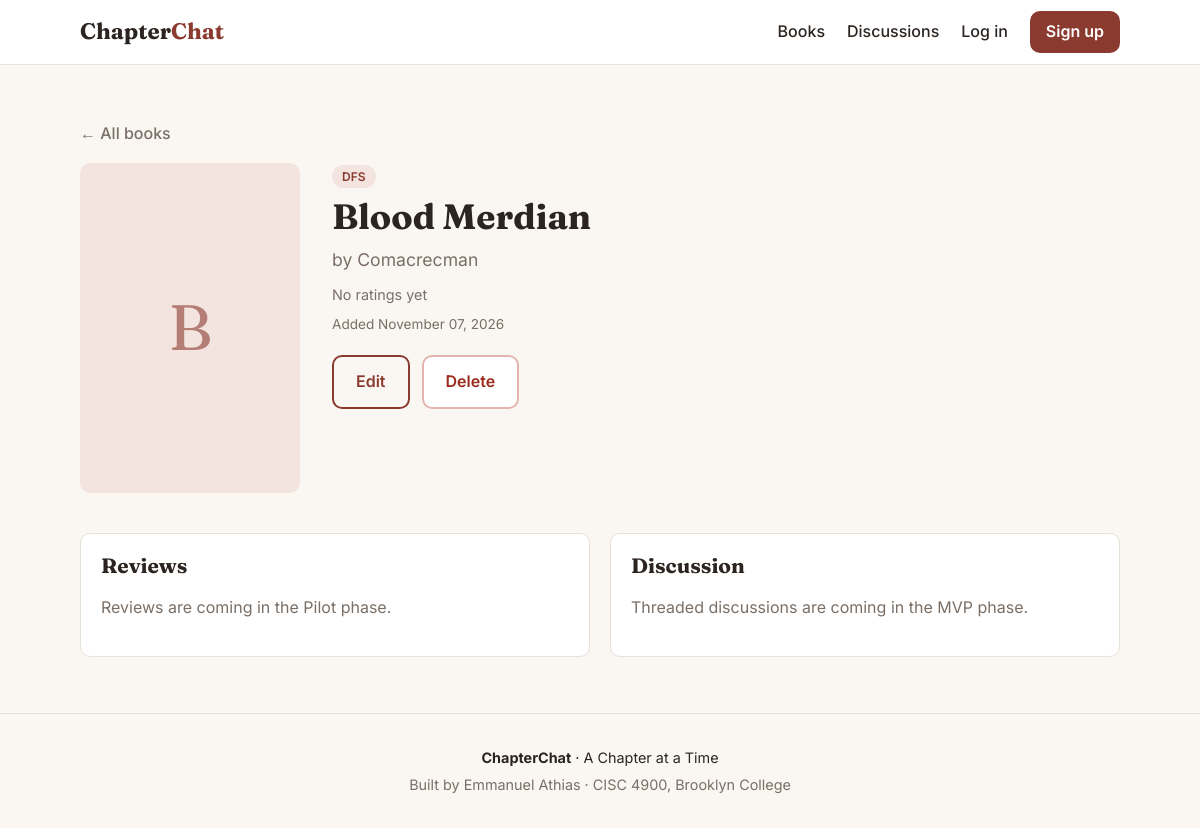
Screenshot of /books/1 with the database file from the repository.
### backend/models.py (models this page shows, shortened)
class Book(db.Model):
    __tablename__ = "books"
    id = db.Column(db.Integer, primary_key=True)
    title = db.Column(db.String(200), nullable=False)
    author = db.Column(db.String(150), nullable=False)
    genre = db.Column(db.String(80))
    cover_image = db.Column(db.String(500))  # URL (e.g. from Google Books API)
    created_at = db.Column(db.DateTime, default=datetime.utcnow)
    reviews = db.relationship("Review", back_populates="book", cascade="all, delete-orphan")
    discussions = db.relationship("Discussion", back_populates="book", cascade="all, delete-orphan")
    def average_rating(self):
        if not self.reviews:
            return None
        return round(sum(r.rating for r in self.reviews) / len(self.reviews), 1)

### backend/routes/books_routes.py (the view)
@books.route("/<int:book_id>")
def book_detail(book_id):
    book = db.get_or_404(Book, book_id)
    return render_template("book_detail.html", book=book)

### frontend/templates/book_detail.html (shortened to what this page needs)
{% extends "base.html" %}
{% block content %}
<section class="section">
    <div class="container">
        <a href="{{ url_for('main.index') }}" class="back-link">← All books</a>
        <div class="book-detail">
            <div class="cover detail-cover">
                {% if book.cover_image %}
                    <img src="{{ book.cover_image }}" alt="Cover of {{ book.title }}">
                {% else %}
                    <span class="cover-placeholder">{{ book.title[0] }}</span>
                {% endif %}
            </div>
            <div class="detail-info">
                {% if book.genre %}
                    <span class="tag">{{ book.genre }}</span>
                {% endif %}
                <h1>{{ book.title }}</h1>
                <p class="author detail-author">by {{ book.author }}</p>
                {% set avg = book.average_rating() %}
                <div class="rating">
                    {% if avg %}
                        <span class="stars">
                            {% for i in range(1, 6) %}{{ "★" if i <= avg|round|int else "☆" }}{% endfor %}
                        </span>
                        <span class="muted">{{ avg }} from {{ book.reviews|length }} {{ "review" if book.reviews|length == 1 else "reviews" }}</span>
                    {% else %}
                        <span class="muted">No ratings yet</span>
                    {% endif %}
                </div>
                <p class="muted added-on">Added {{ book.created_at.strftime("%B %d, %Y") }}</p>
                <div class="detail-actions">
                    <a href="{{ url_for('books.edit_book', book_id=book.id) }}" class="btn btn-outline">Edit</a>
                    <form method="POST" action="{{ url_for('books.delete_book', book_id=book.id) }}"
                          onsubmit="return confirm('Delete this book? Its reviews and discussions will be deleted too.');">
                        <button type="submit" class="btn btn-danger">Delete</button>
                    </form>
                </div>
            </div>
        </div>
        <div class="detail-sections">
            <div class="panel">
                <h2>Reviews</h2>
                <p class="muted">Reviews are coming in the Pilot phase.</p>
            </div>
            <div class="panel">
                <h2>Discussion</h2>
                <p class="muted">Threaded discussions are coming in the MVP phase.</p>
            </div>
        </div>
    </div>
</section>
{% endblock %}

### frontend/static/css/style.css (style rules this page uses)
:root { --bg: #faf7f2; --surface: #ffffff; --text: #2b2420; --muted: #7a6f66; --border: #e8e1d8; --accent: #8b3a2f; --accent-dark: #6e2c23; --accent-soft: #f3e4df; --star: #d49a2a; --radius: 10px; }
* { box-sizing: border-box; }
body { margin: 0; font-family: "Inter", system-ui, sans-serif; color: var(--text); background: var(--bg); line-height: 1.6; }
h1, h2, h3 { font-family: "Fraunces", Georgia, serif; line-height: 1.2; margin: 0 0 8px; }
a { color: inherit; text-decoration: none; }
.container { max-width: 1080px; margin: 0 auto; padding: 0 20px; }
.muted { color: var(--muted); }
.btn { display: inline-block; background: var(--accent); color: #fff; padding: 12px 22px; border-radius: var(--radius); font-weight: 600; border: 2px solid var(--accent); transition: background 0.15s; }
.btn-outline { background: transparent; color: var(--accent); }
.section { padding: 56px 0; }
.cover { aspect-ratio: 2 / 3; background: var(--accent-soft); display: flex; align-items: center; justify-content: center; max-height: 260px; width: 100%; }
.cover-placeholder { font-family: "Fraunces", Georgia, serif; font-size: 4rem; color: var(--accent); opacity: 0.6; }
.author { margin: 0 0 8px; color: var(--muted); }
.tag { display: inline-block; background: var(--accent-soft); color: var(--accent); font-size: 0.75rem; font-weight: 600; padding: 2px 10px; border-radius: 999px; }
.rating { display: flex; gap: 8px; align-items: center; font-size: 0.9rem; }
.back-link { display: inline-block; color: var(--muted); margin-bottom: 16px; font-weight: 500; }
button.btn { font: inherit; font-weight: 600; cursor: pointer; }
.btn-danger { background: #fff; color: #9b2c1f; border-color: #e3b5ae; }
.book-detail { display: grid; grid-template-columns: 220px 1fr; gap: 32px; align-items: start; }
.detail-cover { border-radius: var(--radius); overflow: hidden; max-height: 330px; }
.detail-info h1 { font-size: 2.2rem; margin-top: 8px; }
.detail-author { font-size: 1.1rem; }
.added-on { font-size: 0.85rem; margin-top: 8px; }
.detail-actions { display: flex; gap: 12px; margin-top: 20px; }
.detail-actions form { margin: 0; }
.detail-sections { display: grid; grid-template-columns: 1fr 1fr; gap: 20px; margin-top: 40px; }
.panel { background: var(--surface); border: 1px solid var(--border); border-radius: var(--radius); padding: 20px; }
.panel h2 { font-size: 1.3rem; }

### rows the page displays
Book: title "B", genre "DFS", title "Blood Merdian", author "Comacrecman", created_at "November 07, 2026"
